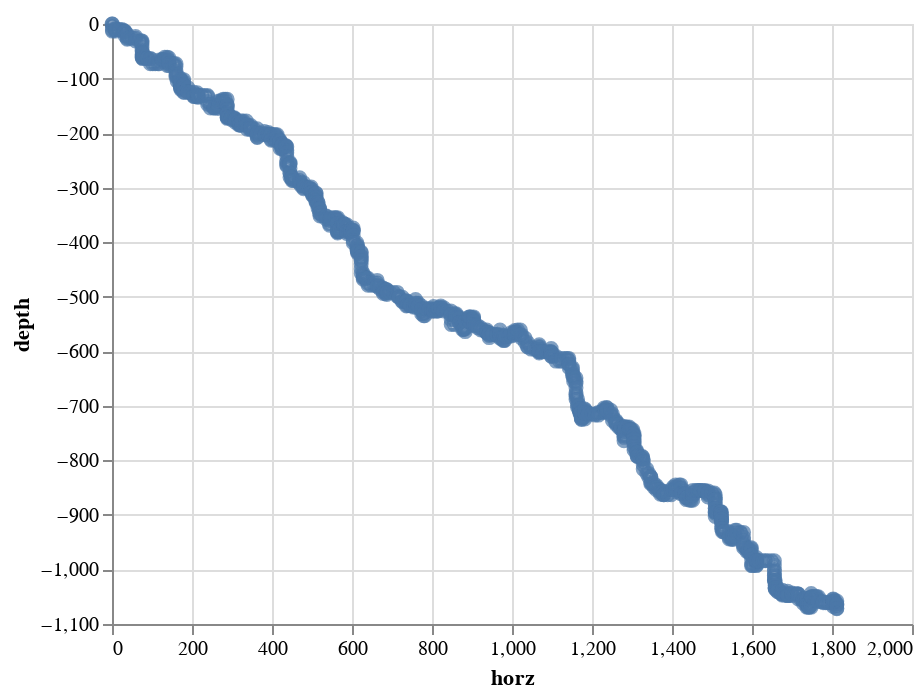

This figure's notebook cell:
### Markdown cell above
Let's see how the sub is moving then, let's see it's descend path

### Code cell
d2df = pd.DataFrame(dict(horz=[x[0] for x in day2.positions], depth=[x[1] for x in day2.positions]))
chart2 = alt.Chart(d2df)
chart2.mark_point().encode(x='horz', y='depth')

### Figure 1 — Vega-Lite specification as saved in the notebook (floating-point values rounded to 4 significant figures; data arrays with more than 128 entries replaced by an {"elided": "..."} marker saying what was removed)
{"config": {"view": {"continuousWidth": 400, "continuousHeight": 300}}, "data": {"name": "data-e8ae111dc6586cabbc32e8697ec5dded"}, "mark": "point", "encoding": {"x": {"field": "horz", "type": "quantitative"}, "y": {"field": "depth", "type": "quantitative"}}, "$schema": "https://vega.github.io/schema/vega-lite/v4.17.0.json", "datasets": {"data-e8ae111dc6586cabbc32e8697ec5dded": {"elided": "1000 records"}}}
